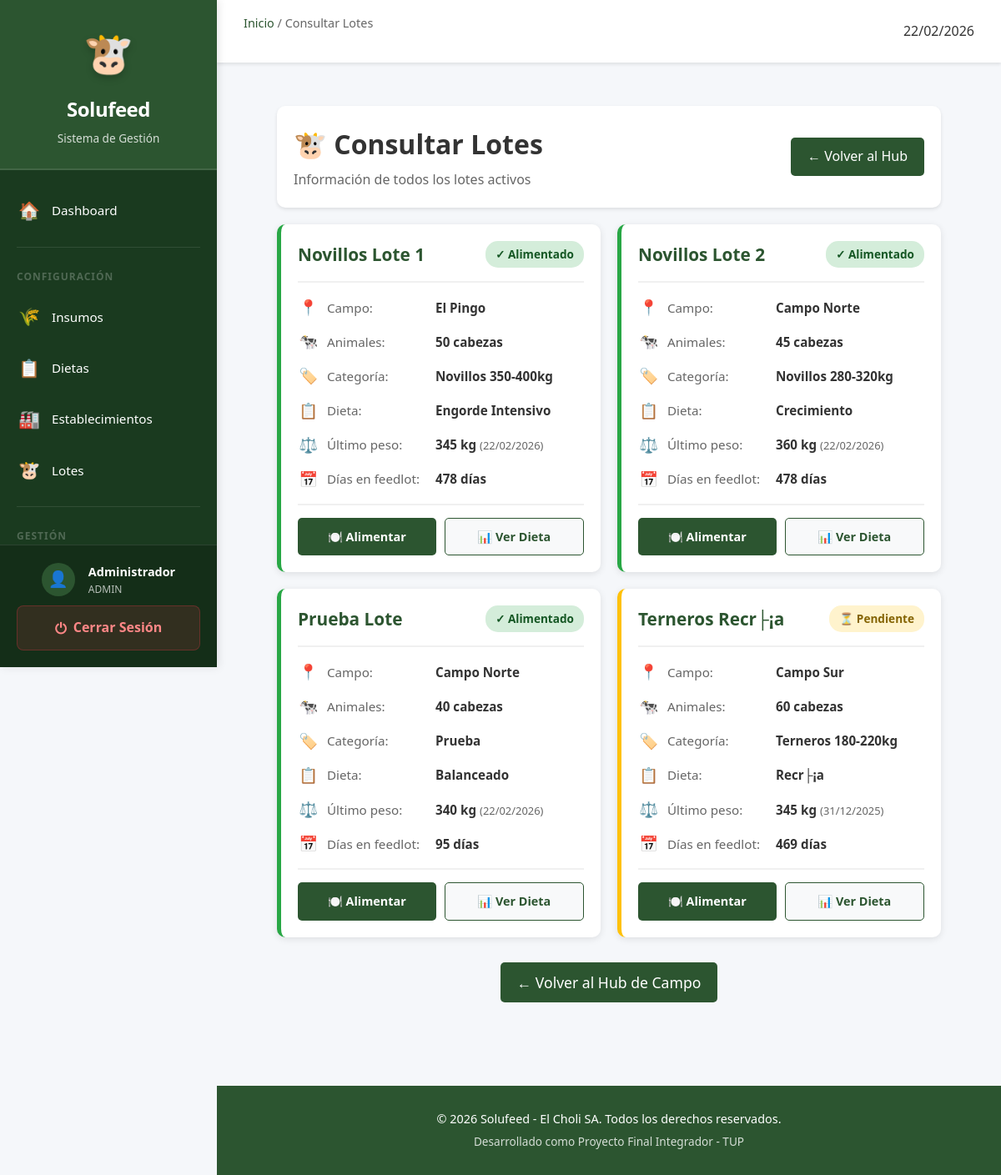
/admin/campo/consultar_lotes.php (signed in), run on the app's committed database.
### tables this page shows
CREATE TABLE `tropa` (
  `id_tropa` int(11) NOT NULL AUTO_INCREMENT,
  `nombre` varchar(100) NOT NULL,
  `id_campo` int(11) DEFAULT NULL,
  `categoria` varchar(50) DEFAULT NULL,
  `fecha_inicio` date NOT NULL,
  `cantidad_inicial` int(11) NOT NULL,
  `activo` tinyint(1) NOT NULL DEFAULT 1,
  `fecha_creacion` datetime NOT NULL,
  `fecha_actualizacion` datetime DEFAULT NULL,
  PRIMARY KEY (`id_tropa`),
  KEY `fk_tropa_campo` (`id_campo`),
  CONSTRAINT `fk_tropa_campo` FOREIGN KEY (`id_campo`) REFERENCES `campo` (`id_campo`)
);

CREATE TABLE `campo` (
  `id_campo` int(11) NOT NULL AUTO_INCREMENT,
  `nombre` varchar(100) NOT NULL,
  `ubicacion` varchar(255) DEFAULT NULL,
  `activo` tinyint(1) NOT NULL DEFAULT 1,
  PRIMARY KEY (`id_campo`)
);

### admin/campo/consultar_lotes.php (the view, shortened to what this page needs)
<?php
$page_title = "Consultar Lotes";
$db = getConnection();
$filtro = isset($_GET['filtro']) ? $_GET['filtro'] : '';
$where_clause = "WHERE t.activo = 1";
$join_usuario = "";
$stmt = $db->query("
    SELECT
        t.*,
        c.nombre as nombre_campo,
        d.nombre as nombre_dieta,
        tda.fecha_desde as fecha_asignacion_dieta,
        (
            SELECT COUNT(*)
            FROM consumo_lote cl
            WHERE cl.id_tropa = t.id_tropa
            AND DATE(cl.fecha) = CURDATE()
        ) as alimentado_hoy,
        (
            SELECT peso_promedio
            FROM pesada p
            WHERE p.id_tropa = t.id_tropa
            ORDER BY p.fecha DESC
            LIMIT 1
        ) as ultimo_peso,
        (
            SELECT DATE(fecha)
            FROM pesada p
            WHERE p.id_tropa = t.id_tropa
            ORDER BY p.fecha DESC
            LIMIT 1
        ) as fecha_ultima_pesada
    FROM tropa t
    LEFT JOIN campo c ON t.id_campo = c.id_campo
    LEFT JOIN tropa_dieta_asignada tda ON t.id_tropa = tda.id_tropa
        AND tda.fecha_hasta IS NULL
    LEFT JOIN dieta d ON tda.id_dieta = d.id_dieta
    $join_usuario
    $where_clause
    ORDER BY t.nombre ASC
");
$lotes = $stmt->fetchAll();
require_once __DIR__ . '/../../includes/header.php';
?>
<div class="consulta-container">
    <div class="header-consulta">
        <div>
            <h1 style="margin: 0 0 5px 0;">
                <?php echo ($filtro === 'sin_alimentar') ? "⚠️ Lotes Pendientes de Ración" : "🐮 Consultar Lotes"; ?>
            </h1>
            <p style="margin: 0; color: #666;">
                <?php echo ($filtro === 'sin_alimentar') ? "Mostrando lotes que aún no han recibido alimento hoy." : "Información de todos los lotes activos"; ?>
            </p>
        </div>
        <div style="display: flex; gap: 10px;">
            <a href="index.php" class="btn-volver">
                ← Volver al Hub
            </a>
        </div>
    </div>
    <?php if (count($lotes) > 0): ?>
        <div class="lotes-grid">
            <?php foreach ($lotes as $lote): ?>
                <?php
                $alimentado_hoy = $lote['alimentado_hoy'] > 0;
                $dias_feedlot = (time() - strtotime($lote['fecha_inicio'])) / 86400;
                ?>
                <div class="lote-card <?php echo $alimentado_hoy ? 'alimentado' : 'sin-alimentar'; ?>">
                    <div class="lote-header">
                        <h3 class="lote-nombre"><?php echo htmlspecialchars($lote['nombre']); ?></h3>
                        <span class="lote-badge <?php echo $alimentado_hoy ? 'badge-alimentado' : 'badge-pendiente'; ?>">
                            <?php echo $alimentado_hoy ? '✓ Alimentado' : '⏳ Pendiente'; ?>
                        </span>
                    </div>
                    <div class="lote-info">
                        <div class="info-row">
                            <span class="icono">📍</span>
                            <span class="etiqueta">Campo:</span>
                            <span class="valor"><?php echo htmlspecialchars($lote['nombre_campo'] ?? 'Sin asignar'); ?></span>
                        </div>
                        <div class="info-row">
                            <span class="icono">🐄</span>
                            <span class="etiqueta">Animales:</span>
                            <span class="valor"><?php echo $lote['cantidad_inicial']; ?> cabezas</span>
                        </div>
                        <div class="info-row">
                            <span class="icono">🏷️</span>
                            <span class="etiqueta">Categoría:</span>
                            <span class="valor"><?php echo htmlspecialchars($lote['categoria']); ?></span>
                        </div>
                        <div class="info-row">
                            <span class="icono">📋</span>
                            <span class="etiqueta">Dieta:</span>
                            <span class="valor">
                                <?php if ($lote['nombre_dieta']): ?>
                                    <?php echo htmlspecialchars($lote['nombre_dieta']); ?>
                                <?php else: ?>
                                    <span style="color: #dc3545;">Sin dieta asignada</span>
                                <?php endif; ?>
                            </span>
                        </div>
                        <?php if ($lote['ultimo_peso']): ?>
                            <div class="info-row">
                                <span class="icono">⚖️</span>
                                <span class="etiqueta">Último peso:</span>
                                <span class="valor">
                                    <?php echo number_format($lote['ultimo_peso'], 0); ?> kg
                                    <span style="color: #666; font-weight: normal; font-size: 0.85em;">
                                        (<?php echo date('d/m/Y', strtotime($lote['fecha_ultima_pesada'])); ?>)
                                    </span>
                                </span>
                            </div>
                        <?php endif; ?>
                        <div class="info-row">
                            <span class="icono">📅</span>
                            <span class="etiqueta">Días en feedlot:</span>
                            <span class="valor"><?php echo floor($dias_feedlot); ?> días</span>
                        </div>
                    </div>
                    <div class="lote-acciones">
                        <?php if ($lote['nombre_dieta']): ?>
                            <a href="../alimentaciones/registrar.php?lote=<?php echo $lote['id_tropa']; ?>"
                               class="btn-accion btn-alimentar">
                                🍽️ Alimentar
                            </a>
                            <a href="ver_dieta.php?lote=<?php echo $lote['id_tropa']; ?>"
                               class="btn-accion btn-ver-dieta">
                                📊 Ver Dieta
                            </a>
                        <?php else: ?>
                            <div style="text-align: center; padding: 10px; background: #fff3cd; border-radius: 5px; font-size: 0.9em; color: #856404;">
                                ⚠️ Este lote no tiene dieta asignada
                            </div>
                        <?php endif; ?>
                    </div>
                </div>
            <?php endforeach; ?>
        </div>
    <?php endif; ?>
    <div style="text-align: center; margin-top: 30px;">
        <a href="index.php" class="btn-volver" style="font-size: 1.1em;">
            ← Volver al Hub de Campo
        </a>
    </div>
</div>
<?php require_once __DIR__ . '/../../includes/footer.php'; ?>

### includes/header.php (shortened to what this page needs)
<!DOCTYPE html>
<html lang="es">
<head>
    <link rel="stylesheet" href="<?php echo BASE_URL; ?>/assets/css/main.css">
    <link rel="stylesheet" href="<?php echo BASE_URL; ?>/assets/css/style.css">
</head>
<body>
    <aside class="sidebar" id="sidebar">
        <div class="sidebar-header">
            <div class="sidebar-logo">🐮</div>
            <h1 class="sidebar-title">Solufeed</h1>
            <p class="sidebar-subtitle">Sistema de Gestión</p>
        </div>
        <nav class="sidebar-menu">
            <ul>
                <?php if (!isset($_SESSION['tipo']) || $_SESSION['tipo'] === 'ADMIN'): ?>
                    <li>
                        <a href="<?php echo BASE_URL; ?>/admin/dashboard.php">
                            <span class="menu-icono">🏠</span>
                            <span class="menu-texto">Dashboard</span>
                        </a>
                    </li>
                    <li class="menu-separador"></li>
                    <li class="menu-titulo">Configuración</li>
                    <li>
                        <a href="<?php echo BASE_URL; ?>/admin/insumos/listar.php">
                            <span class="menu-icono">🌾</span>
                            <span class="menu-texto">Insumos</span>
                        </a>
                    </li>
                    <li>
                        <a href="<?php echo BASE_URL; ?>/admin/dietas/listar.php">
                            <span class="menu-icono">📋</span>
                            <span class="menu-texto">Dietas</span>
                        </a>
                    </li>
                    <li>
                        <a href="<?php echo BASE_URL; ?>/admin/establecimientos/listar.php">
                            <span class="menu-icono">🏭</span>
                            <span class="menu-texto">Establecimientos</span>
                        </a>
                    </li>
                    <li>
                        <a href="<?php echo BASE_URL; ?>/admin/lotes/listar.php">
                            <span class="menu-icono">🐮</span>
                            <span class="menu-texto">Lotes</span>
                        </a>
                    </li>
                    <li class="menu-separador"></li>
                    <li class="menu-titulo">Gestión</li>
                <?php endif; ?>
            </ul>
        </nav>
        <div class="sidebar-footer">
            <div class="user-info">
                <div class="user-details-group">
                    <div class="user-avatar">👤</div>
                    <div class="user-details">
                        <div class="user-name"><?php echo htmlspecialchars($_SESSION['nombre'] ?? 'Usuario'); ?></div>
                        <div class="user-role"><?php echo htmlspecialchars($_SESSION['tipo'] ?? 'Invitado'); ?></div>
                    </div>
                </div>
                <a href="<?php echo BASE_URL; ?>/admin/logout.php" class="btn-logout">
                    <span class="logout-icon">⏻</span> Cerrar Sesión
                </a>
            </div>
        </div>
    </aside>
    <div class="main-wrapper">
        <header class="top-bar">
            <div class="breadcrumb">
                <?php
                if (isset($page_title)) {
                    echo '<a href="' . BASE_URL . '/admin/dashboard.php">Inicio</a> / ' . htmlspecialchars($page_title);
                }
                ?>
            </div>
            <div class="top-bar-actions">
                <span><?php echo date('d/m/Y'); ?></span>
            </div>
        </header>
        <main class="content">
            <div class="container">

### includes/footer.php (shortened to what this page needs)
            </div>
        </main>
        <footer class="footer-principal">
            <div class="container">
                <p>&copy; <?php echo date('Y'); ?> Solufeed - El Choli SA. Todos los derechos reservados.</p>
                <p class="creditos">Desarrollado como Proyecto Final Integrador - TUP</p>
            </div>
        </footer>
    </div>
</body>
</html>

### assets/css/main.css (style rules this page uses)
:root { --primary: #2c5530; --primary-light: #3d7043; --primary-dark: #1e3a21; --secondary: #1e6091; --accent: #f4a261; --success: #28a745; --danger: #dc3545; --warning: #ffc107; --info: #17a2b8; --bg-main: #f8fafc; --surface: #ffffff; --border: #e2e8f0; --text-main: #1e293b; --text-muted: #64748b; --text-on-primary: #ffffff; --shadow-sm: 0 1px 3px rgba(0, 0, 0, 0.12); --shadow-md: 0 4px 6px -1px rgba(0, 0, 0, 0.1), 0 2px 4px -1px rgba(0, 0, 0, 0.06); --shadow-lg: 0 10px 15px -3px rgba(0, 0, 0, 0.1), 0 4px 6px -2px rgba(0, 0, 0, 0.05); --radius: 12px; }
* { margin: 0; padding: 0; box-sizing: border-box; }
body { font-family: 'Outfit', 'Inter', -apple-system, sans-serif; background-color: var(--bg-main); color: var(--text-main); line-height: 1.5; -webkit-font-smoothing: antialiased; }
.main-wrapper { margin-left: 260px; min-height: 100vh; display: flex; flex-direction: column; transition: margin-left 0.3s ease; }
.content { flex: 1; padding: 2rem; max-width: 1400px; margin: 0 auto; width: 100%; }
.sidebar { position: fixed; left: 0; top: 0; width: 260px; height: 100vh; background: var(--primary-dark); color: white; z-index: 1000; box-shadow: 2px 0 10px rgba(0, 0, 0, 0.1); transition: width 0.3s ease; display: flex; flex-direction: column; overflow-y: auto; }
.sidebar-header { padding: 2rem 1.5rem; background: var(--primary); text-align: center; border-bottom: 1px solid rgba(255, 255, 255, 0.05); }
.sidebar-logo { font-size: 3.5rem; margin-bottom: 0.5rem; filter: drop-shadow(0 4px 4px rgba(0, 0, 0, 0.2)); }
.sidebar-title { font-size: 1.5rem; font-weight: 700; letter-spacing: -0.5px; }
.sidebar-menu { padding: 1.5rem 0.75rem; }
.sidebar-menu ul { list-style: none; }
.sidebar-menu li a { display: flex; align-items: center; padding: 0.875rem 1rem; color: rgba(255, 255, 255, 0.7); text-decoration: none; border-radius: 8px; margin-bottom: 0.25rem; transition: all 0.2s ease; }
.menu-icono { font-size: 1.25rem; margin-right: 1rem; width: 24px; text-align: center; }
.menu-separador { height: 1px; background: rgba(255, 255, 255, 0.1); margin: 1rem 0.5rem; }
.menu-titulo { padding: 0 1rem 0.5rem; font-size: 0.75rem; text-transform: uppercase; letter-spacing: 1px; color: rgba(255, 255, 255, 0.4); font-weight: 700; }
.sidebar-footer { border-top: 1px solid rgba(255, 255, 255, 0.1); padding: 1.5rem; margin-top: auto; }
.user-info { display: flex; flex-direction: column; gap: 1rem; }
.user-details-group { display: flex; align-items: center; gap: 1rem; }
.user-avatar { background: rgba(255, 255, 255, 0.1); width: 40px; height: 40px; border-radius: 50%; display: flex; align-items: center; justify-content: center; font-size: 1.25rem; }
.user-name { font-weight: 700; font-size: 0.95rem; }
.user-role { font-size: 0.8rem; opacity: 0.7; }
.btn-logout { display: flex; align-items: center; justify-content: center; gap: 0.5rem; width: 100%; padding: 0.75rem; background: rgba(220, 53, 69, 0.15); color: #ff8787; border-radius: 8px; text-decoration: none; font-weight: 600; border: 1px solid rgba(220, 53, 69, 0.3); transition: all 0.2s ease; }
.logout-icon { font-size: 1.1rem; }
.footer-principal { text-align: center; padding: 2rem 0; margin-top: auto; color: var(--text-muted); }
.footer-principal p { margin-bottom: 0.5rem; }

### data on the page
tropa: nombre "Novillos Lote 1", shows "✓ Alimentado", id_campo.nombre "El Pingo", cantidad_inicial "50", categoria "Novillos 350-400kg", nombre_dieta "Engorde Intensivo", ultimo_peso "345", fecha_ultima_pesada "22/02/2026"
tropa: nombre "Novillos Lote 2", shows "✓ Alimentado", id_campo.nombre "Campo Norte", cantidad_inicial "45", categoria "Novillos 280-320kg", nombre_dieta "Crecimiento", ultimo_peso "360", fecha_ultima_pesada "22/02/2026"
tropa: nombre "Prueba Lote", shows "✓ Alimentado", id_campo.nombre "Campo Norte", cantidad_inicial "40", categoria "Prueba", nombre_dieta "Balanceado", ultimo_peso "340", fecha_ultima_pesada "22/02/2026"
tropa: nombre "Terneros Recr├¡a", shows "⏳ Pendiente", id_campo.nombre "Campo Sur", cantidad_inicial "60", categoria "Terneros 180-220kg", nombre_dieta "Recr├¡a", ultimo_peso "345", fecha_ultima_pesada "31/12/2025"

### other printed values
$_SESSION['nombre'] "Administrador"
$_SESSION['tipo'] "ADMIN"
$page_title "Consultar Lotes"
